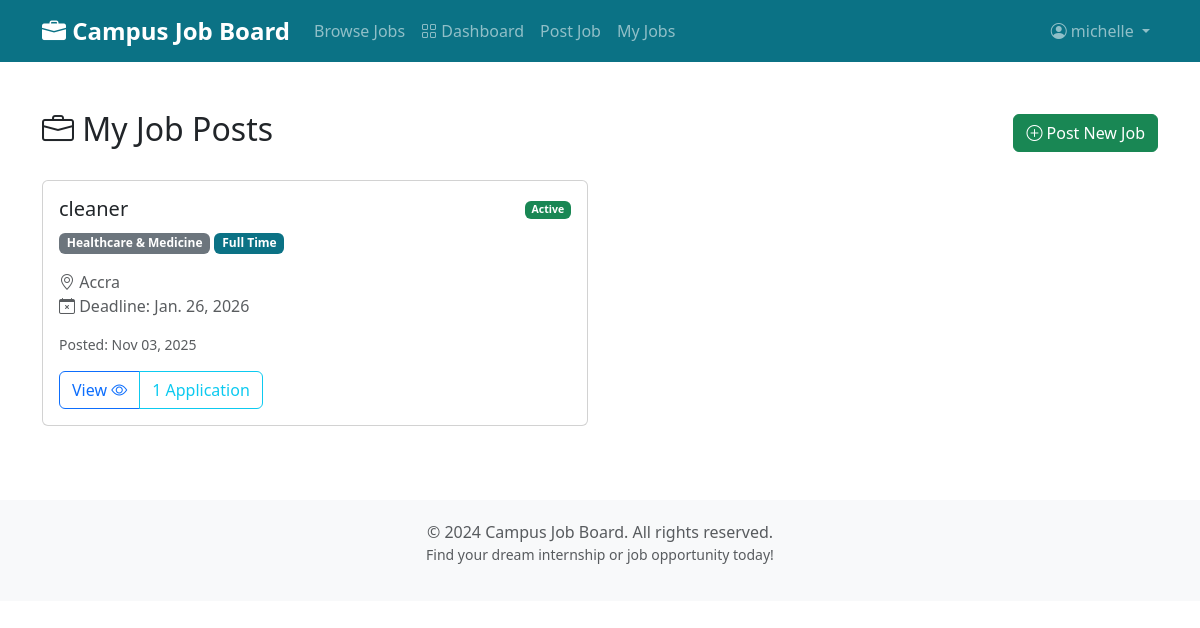
Page /my-jobs/ (signed in) on the committed database.
### users/models.py (models this page shows, shortened)
class CustomUser(AbstractUser):
    is_company = models.BooleanField(
        default=False,
        help_text="Designates whether this user is a company/employer")

### jobs/models.py (models this page shows, shortened)
class JobPost(models.Model):
    FULL_TIME = 'FT'
    PART_TIME = 'PT'
    INTERNSHIP = 'INT'
    CONTRACT = 'CON'
    JOB_TYPE_CHOICES = [
        (FULL_TIME, 'Full Time'),
        (PART_TIME, 'Part Time'),
        (INTERNSHIP, 'Internship'),
        (CONTRACT, 'Contract'),
    ]
    IT = 'IT'
    MARKETING = 'MKT'
    FINANCE = 'FIN'
    SALES = 'SLS'
    HR = 'HR'
    ENGINEERING = 'ENG'
    EDUCATION = 'EDU'
    HEALTHCARE = 'HLT'
    MEDIA = 'MED'
    LAW = 'LAW'
    CONSTRUCTION = 'CON'
    CUSTOMER_SERVICE = 'CS'
    ARCHITECTURE = 'ARC'
    ACCOUNTING = 'ACC'
    OTHER = 'OTH'
    CATEGORY_CHOICES = [
        (IT, 'IT & Software'),
        (FINANCE, 'Finance & Accounting'),
        (ACCOUNTING, 'Accounting'),
        (MARKETING, 'Marketing & Sales'),
        (SALES, 'Sales'),
        (EDUCATION, 'Education & Training'),
        (ENGINEERING, 'Engineering'),
        (ARCHITECTURE, 'Architecture'),
        (HEALTHCARE, 'Healthcare & Medicine'),
        (MEDIA, 'Media & Design'),
        (HR, 'Human Resources'),
        (LAW, 'Law & Administration'),
        (CONSTRUCTION, 'Construction & Real Estate'),
        (CUSTOMER_SERVICE, 'Customer Service'),
        (OTHER, 'Others'),
    ]
    CURRENCY_CHOICES = [
        ('USD', 'USD - US Dollar'),
        ('GHS', 'GHS - Ghanaian Cedi'),
        ('EUR', 'EUR - Euro'),
        ('GBP', 'GBP - British Pound'),
        ('NGN', 'NGN - Nigerian Naira'),
        ('KES', 'KES - Kenyan Shilling'),
        ('ZAR', 'ZAR - South African Rand'),
        ('CAD', 'CAD - Canadian Dollar'),
        ('AUD', 'AUD - Australian Dollar'),
    ]
    title = models.CharField(max_length=200)
    company = models.ForeignKey(settings.AUTH_USER_MODEL,
                                on_delete=models.CASCADE,
                                limit_choices_to={'is_company': True},
                                related_name='job_posts')
    description = models.TextField(help_text="Detailed job description")
    requirements = models.TextField(
        help_text="Required qualifications and skills")
    location = models.CharField(max_length=200)
    category = models.CharField(max_length=3,
                                choices=CATEGORY_CHOICES,
                                default=IT)
    job_type = models.CharField(max_length=3,
                                choices=JOB_TYPE_CHOICES,
                                default=FULL_TIME)
    date_posted = models.DateTimeField(default=timezone.now)
    deadline = models.DateField(help_text="Application deadline")
    salary = models.DecimalField(max_digits=10,
                                 decimal_places=2,
                                 null=True,
                                 blank=True,
                                 help_text="Salary range (optional)")
    currency = models.CharField(max_length=3,
                                choices=CURRENCY_CHOICES,
                                default='USD',
                                help_text="Currency for salary")
    image = models.ImageField(
        upload_to='job_images/',
        null=True,
        blank=True,
        help_text="Optional image for the job posting")
    is_approved = models.BooleanField(
        default=False, help_text="Whether this job post is approved by admin")
    class Meta:
        ordering = ['-date_posted']
        indexes = [
            models.Index(fields=['-date_posted']),
            models.Index(fields=['category']),
            models.Index(fields=['job_type']),
        ]

### jobs/views.py (the view)
# urls.py: path('my-jobs/', views.my_jobs, name='my_jobs'),
@login_required
def my_jobs(request):
    if not request.user.is_company:
        messages.warning(request, "Only companies can view this page.")
        return redirect('jobs:job_list')
    from django.utils import timezone
    jobs = JobPost.objects.filter(company=request.user)
    return render(request, 'jobs/my_jobs.html', {
        'jobs': jobs,
        'today': timezone.now().date()
    })

### jobs/templates/jobs/my_jobs.html (shortened to what this page needs)
{% extends 'base.html' %}
{% block content %}
<div class="d-flex justify-content-between align-items-center mb-4">
    <h2><i class="bi bi-briefcase"></i> My Job Posts</h2>
    <a href="{% url 'jobs:create_job' %}" class="btn btn-success">
        <i class="bi bi-plus-circle"></i> Post New Job
    </a>
</div>
{% if jobs %}
    <div class="row">
        {% for job in jobs %}
            <div class="col-md-6 mb-4">
                <div class="card">
                    <div class="card-body">
                        <div class="d-flex justify-content-between align-items-start mb-3">
                            <div>
                                <h5 class="card-title">{{ job.title }}</h5>
                                <p class="text-muted mb-0">
                                    <span class="badge bg-secondary">{{ job.get_category_display }}</span>
                                    <span class="badge bg-primary">{{ job.get_job_type_display }}</span>
                                </p>
                            </div>
                            <span class="text-muted small">
                                {% if job.deadline >= today %}
                                    <span class="badge bg-success">Active</span>
                                {% else %}
                                    <span class="badge bg-secondary">Expired</span>
                                {% endif %}
                            </span>
                        </div>
                        <p class="text-muted mb-3">
                            <i class="bi bi-geo-alt"></i> {{ job.location }}<br>
                            <i class="bi bi-calendar-x"></i> Deadline: {{ job.deadline }}
                        </p>
                        <p class="small text-muted mb-3">
                            Posted: {{ job.date_posted|date:"M d, Y" }}
                        </p>
                        <div class="btn-group" role="group">
                            <a href="{% url 'jobs:job_detail' job.pk %}" class="btn btn-outline-primary">
                                View <i class="bi bi-eye"></i>
                            </a>
                            <button type="button" class="btn btn-outline-info">
                                {{ job.applications.count }} Application{{ job.applications.count|pluralize }}
                            </button>
                        </div>
                    </div>
                </div>
            </div>
        {% endfor %}
    </div>
{% endif %}
{% endblock %}

### templates/base.html (shortened to what this page needs)
<!DOCTYPE html>
<html lang="en">
<head>
    <link href="https://cdn.jsdelivr.net/npm/bootstrap@5.3.0/dist/css/bootstrap.min.css" rel="stylesheet">
    <link rel="stylesheet" href="https://cdn.jsdelivr.net/npm/bootstrap-icons@1.10.0/font/bootstrap-icons.css">
</head>
<body>
    <nav class="navbar navbar-expand-lg navbar-dark bg-primary">
        <div class="container">
            <a class="navbar-brand" href="{% url 'jobs:job_list' %}">
                <i class="bi bi-briefcase-fill"></i> Campus Job Board
            </a>
            <div class="collapse navbar-collapse" id="navbarNav">
                <ul class="navbar-nav me-auto">
                    <li class="nav-item">
                        <a class="nav-link" href="{% url 'jobs:job_list' %}">Browse Jobs</a>
                    </li>
                    {% if user.is_authenticated %}
                    {% if user.is_superuser %}
                    <li class="nav-item">
                        <a class="nav-link" href="{% url 'jobs:admin_dashboard' %}">
                            <i class="bi bi-speedometer2"></i> Admin Dashboard
                        </a>
                    </li>
                    {% elif user.is_company %}
                    <li class="nav-item">
                        <a class="nav-link" href="{% url 'jobs:company_dashboard' %}">
                            <i class="bi bi-grid"></i> Dashboard
                        </a>
                    </li>
                    <li class="nav-item">
                        <a class="nav-link" href="{% url 'jobs:create_job' %}">Post Job</a>
                    </li>
                    <li class="nav-item">
                        <a class="nav-link" href="{% url 'jobs:my_jobs' %}">My Jobs</a>
                    </li>
                    {% endif %}
                    {% endif %}
                </ul>
                <ul class="navbar-nav">
                    {% if user.is_authenticated %}
                    <li class="nav-item dropdown">
                        <a class="nav-link dropdown-toggle" href="#" role="button" data-bs-toggle="dropdown">
                            <i class="bi bi-person-circle"></i> {{ user.username }}
                        </a>
                    </li>
                    {% endif %}
                </ul>
            </div>
        </div>
    </nav>
    <main class="container my-5">
        {% block content %}
        {% endblock %}
    </main>
    <footer class="text-center text-muted">
        <div class="container">
            <p class="mb-0">&copy; 2024 Campus Job Board. All rights reserved.</p>
            <p class="small">Find your dream internship or job opportunity today!</p>
        </div>
    </footer>
</body>
</html>

### templates/base.html (style rules this page uses)
:root { --bs-primary: #0b7285; --bs-primary-rgb: 11,114,133; }
.navbar-brand { font-weight: bold; font-size: 1.5rem; }
footer { margin-top: 50px; padding: 20px 0; background-color: #f8f9fa; }

### rows in the picture
CustomUser: username "michelle"
JobPost: title "cleaner", category "Healthcare & Medicine", job_type "Full Time", shows "Active", location "Accra", deadline "Jan. 26, 2026", date_posted "Nov 03, 2025", applications.count "1"
